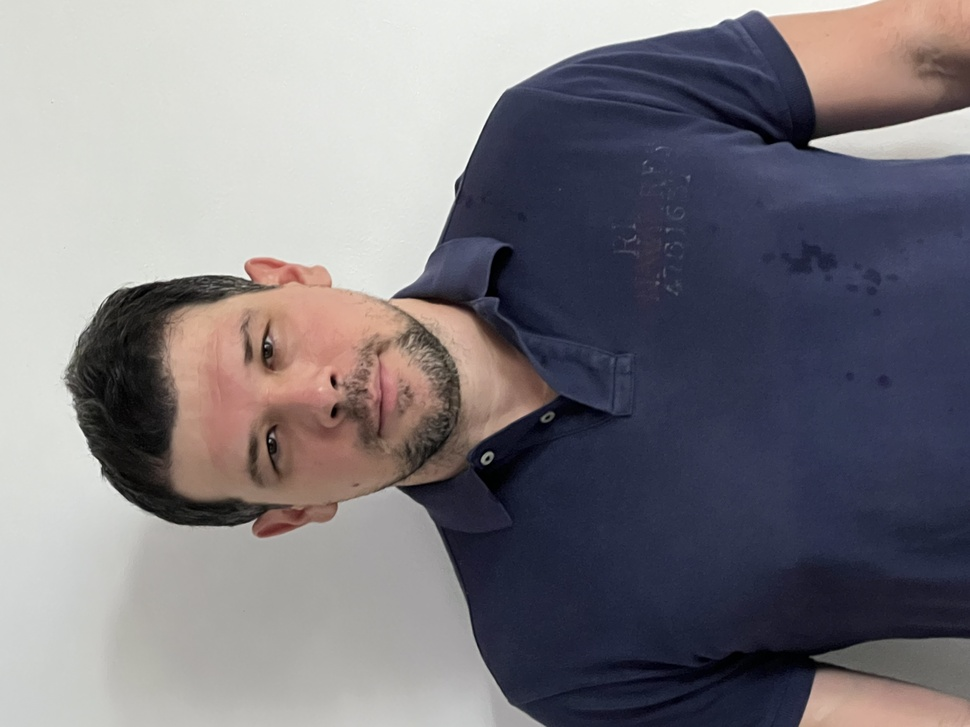
#> input picture Arquivos Tordilha/IMG_6147.jpeg, 970 x 727 px, shrunk from 4032 x 3024 before the run
$ python remove_bg.py '../Arquivos Tordilha/IMG_6147.jpeg' '../Arquivos Tordilha/Captura de Tela 2026-03-05 às 14.48.53.png'
#> lines starting #> are read from the running program, lines starting #| are printed output that depends on the picture
from PIL import Image
import sys

def remove_bg(img_path, out_path, tolerance=25):
#> called with img_path = '../Arquivos Tordilha/IMG_6147.jpeg', tolerance = 25
    img = Image.open(img_path).convert("RGBA")
    data = img.getdata()

    # Assume the top-left pixel is the background color
    bg_color = data[0]
#> bg_color = (221, 222, 216, 255)

    new_data = []

    for item in data:
        # Calculate color difference (Manhattan distance)
        diff = sum(abs(item[i] - bg_color[i]) for i in range(3))

        if diff < tolerance:
            # Fully transparent
            new_data.append((item[0], item[1], item[2], 0))
        elif diff < tolerance + 80:
            # Semi-transparent for anti-aliased edge pixels
            # We scale the alpha from 0 to 255 over the transition band
            alpha = int(((diff - tolerance) / 80) * 255)
            new_data.append((item[0], item[1], item[2], alpha))
        else:
            new_data.append(item)
#> this loop made 705190 passes
#> (item, diff) on passes 1 to 3: ((221, 222, 216, 255), 0), ((220, 221, 215, 255), 3), ((219, 220, 214, 255), 6)
#> after the loop, new_data = 705190 items

    img.putdata(new_data)
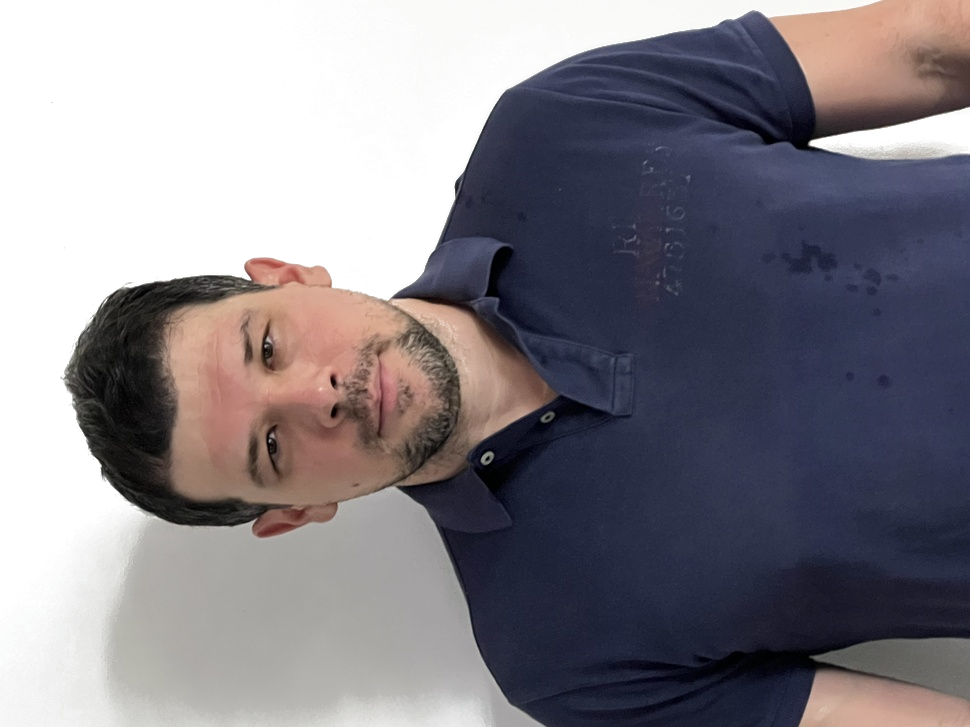
#> img: PIL image 970x727 RGBA; mean R, G, B, A 123.8, 120.5, 126.5, 188.1; transparent parts drawn white
    img.save(out_path, "PNG")

if __name__ == "__main__":
    if len(sys.argv) != 3:
        print("Usage: python bg_remover.py <input> <output>")
        sys.exit(1)
    remove_bg(sys.argv[1], sys.argv[2])

$ run again, on Arquivos Tordilha/cavalo.jpg
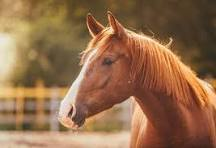
#> input picture Arquivos Tordilha/cavalo.jpg, 216 x 148 px
#> bg_color = (163, 125, 76, 255)
#> the loop in remove_bg, `for item in data:` made 31968 passes
#> (item, diff, alpha) on passes 3 to 10: ((174, 136, 87, 255), 33, 25), ((182, 144, 95, 255), 57, 102), ((189, 151, 102, 255), 78, 168), ((194, 156, 107, 255), 93, 216), ((196, 158, 109, 255), 99, 235), ((197, 159, 110, 255), 102, 245), ((196, 158, 109, 255), 99, 235), ((195, 157, 108, 255), 96, 226)
#> after the loop in remove_bg, `for item in data:`: new_data = 31968 items
#> in remove_bg, `img.putdata(new_data)`:
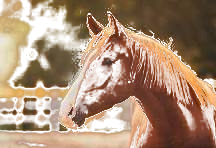
#> img: PIL image 216x148 RGBA; mean R, G, B, A 147.6, 108.7, 75.4, 195.6; transparent parts drawn white
